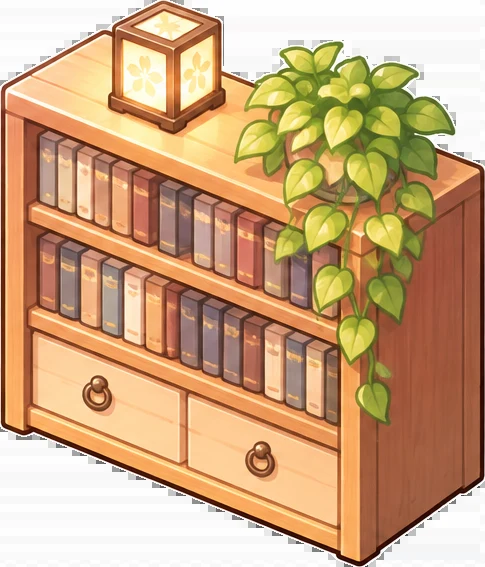
#> input picture tools/room-img/orig/bookshelf.png, 485 x 567 px, found by its file name; its folder holds only this picture in this run
$ python shear.py
#> lines starting #> are read from the running program, lines starting #| are printed output that depends on the picture
#> further down, im is the input picture: shape (567, 485, 4); mean B, G, R, A 127.3, 166.4, 204.2, 198.4
# 絵の家具の角度を、部屋の床の角度（2:1 のひし形）にあわせる
#   絵の「前の面のふち」の傾き sL（右下がり）と「横の面のふち」の傾き sR（右上がり）を測って、
#   たての線はたてのまま、ななめのふちが ±0.5 になるように、絵をずらす（せん断）
#   python3 tools/room-img/shear.py  … tools/room-img/orig の絵から img/room の絵を作りなおす
import cv2, numpy as np, os, json
from PIL import Image
SKIP = {'plant', 'kakejiku', 'window', 'clock'}   # 丸いもの・壁の家具はそのまま
GL, GR = 0.29, -0.65                              # 絵がはっきりしないときの傾き（全体のまんなか）
def meas(im):
    a = im[..., 3]; rgb = im[..., :3].copy(); rgb[a < 128] = 255
#> after `a = im[..., 3]`:
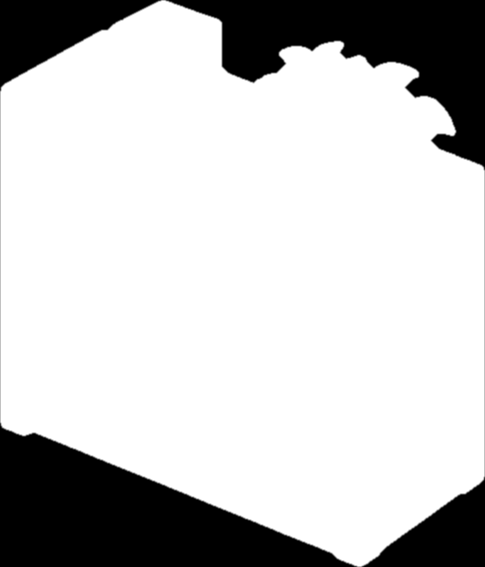
#> a: shape (567, 485); min 0, max 255, mean 198.4
    g = cv2.cvtColor(rgb, cv2.COLOR_BGR2GRAY); e = cv2.Canny(g, 60, 160); H, W = g.shape
#> after `g = cv2.cvtColor(rgb, cv2.COLOR_BGR2GRAY)`:
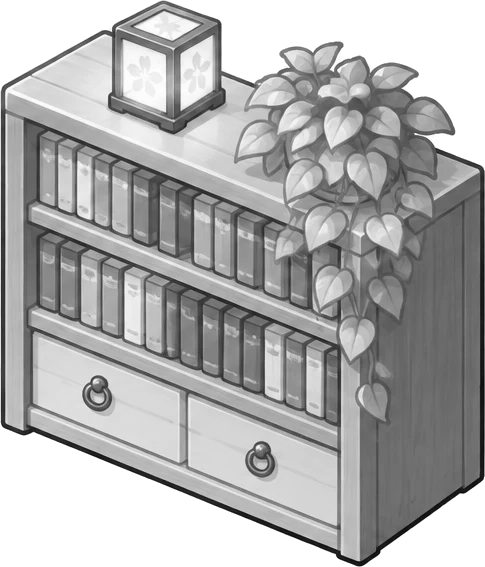
#> g: shape (567, 485); min 5, max 255, mean 175
#> after `e = cv2.Canny(g, 60, 160)`:
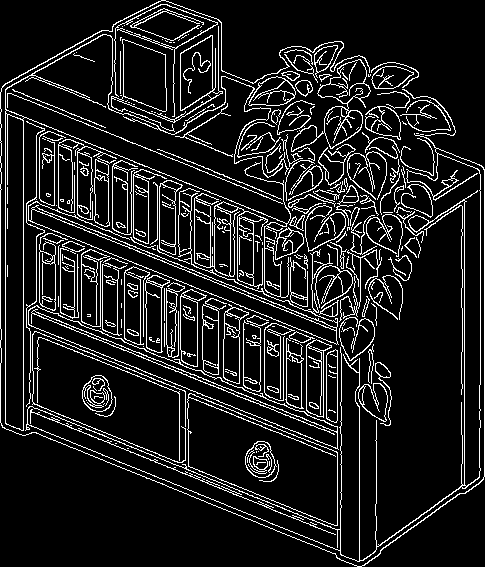
#> e: shape (567, 485); 11.8% white in thin lines or dots
#> after `H, W = g.shape`: H = 567; W = 485
    L = cv2.HoughLinesP(e, 1, np.pi / 360, 30, minLineLength=max(25, W * .12), maxLineGap=4)
#> L = 86 rows, first 6: [0, 328, 0, 184], [464, 493, 464, 199], [23, 309, 321, 429], [484, 476, 484, 169], [337, 549, 337, 426], [5, 428, 5, 83]
    pos, neg = [], []
    for x1, y1, x2, y2 in (L.reshape(-1, 4).tolist() if L is not None else []):
        if x2 == x1: continue
        s = (y2 - y1) / (x2 - x1); ln = np.hypot(x2 - x1, y2 - y1)
        if 0.1 < s < 0.55: pos.append((s, ln))
        elif -1.1 < s < -0.4: neg.append((s, ln))
#> this loop made 86 passes
#> (x1, y1, x2, y2, s, ln) on passes 3, 7, 9, 10, 11, 12, 13, 14, 15, 19, 20, 21: (23, 309, 321, 429, 0.403, 321.3), (23, 322, 290, 430, 0.404, 288), (1, 111, 137, 166, 0.404, 146.7), (52, 213, 343, 330, 0.402, 313.6), (185, 396, 335, 456, 0.4, 161.6), (23, 205, 339, 332, 0.402, 340.6), (23, 408, 340, 536, 0.404, 341.9), (23, 422, 340, 550, 0.404, 341.9), (30, 406, 340, 531, 0.403, 334.3), (32, 432, 336, 555, 0.405, 327.9), (26, 218, 343, 346, 0.404, 341.9), (37, 133, 149, 179, 0.411, 121.1)
#> after the loop, neg = [(-0.533, 104.2), (-0.552, 132.5), (-0.705, 95.44), (-0.718, 104.6)]; pos = 46 pairs, first value 0.328 to 0.423, second value 62.39 to 341.9
    def wmed(v, d):
#> called with d = 0.29
        if len(v) < 8: return d
        v = sorted(v); tot = sum(l for _, l in v); c = 0
#> after `v = sorted(v)`: v has the same summary as pos in meas
#> after `tot = sum((l for _, l in v))`: tot = 7949.6
        for s, l in v:
            c += l
            if c >= tot / 2: return s
#> this loop made 27 passes
#> (s, l, c) on passes 1 to 12: (0.328, 67.36, 67.36), (0.344, 67.68, 135), (0.365, 67.07, 202.1), (0.371, 66.13, 268.2), (0.379, 70.58, 338.8), (0.383, 64.26, 403.1), (0.386, 75.03, 478.1), (0.39, 82.64, 560.7), (0.392, 84.86, 645.6), (0.394, 136.5, 782.1), (0.394, 70.94, 853), (0.394, 147.3, 1000.3)
#> after the loop, c = 4057.9
    return min(.5, max(.2, wmed(pos, GL))), max(-.85, min(-.5, wmed(neg, GR)))
log = {}
for f in sorted(os.listdir('tools/room-img/orig')):
    k = f[:-4]
    if k in SKIP: continue
    im = cv2.imread('tools/room-img/orig/' + f, cv2.IMREAD_UNCHANGED)
    base = k[:-3] if k.endswith('_on') else k
    if base != k and base in log: sL, sR = log[base]   # つく・消える絵は同じずらし方
    else: sL, sR = meas(im)
#> sL = 0.403; sR = -0.65
    log[k] = (sL, sR)
    d = 1 / (sL - sR); c = .5 - d * sL
#> after `d = 1 / (sL - sR)`: d = 0.95
#> after `c = 0.5 - d * sL`: c = 0.117
    H, W = im.shape[:2]
#> H = 567; W = 485
    M = np.float32([[1, 0, 0], [c, d, max(0, -c * W)]])
#> M = [[1, 0, 0], [0.117, 0.95, 0]]
    H2 = int(np.ceil(d * H + abs(c) * W)) + 2
#> H2 = 598
    out = cv2.warpAffine(im, M, (W, H2), flags=cv2.INTER_CUBIC, borderMode=cv2.BORDER_CONSTANT, borderValue=(0, 0, 0, 0))
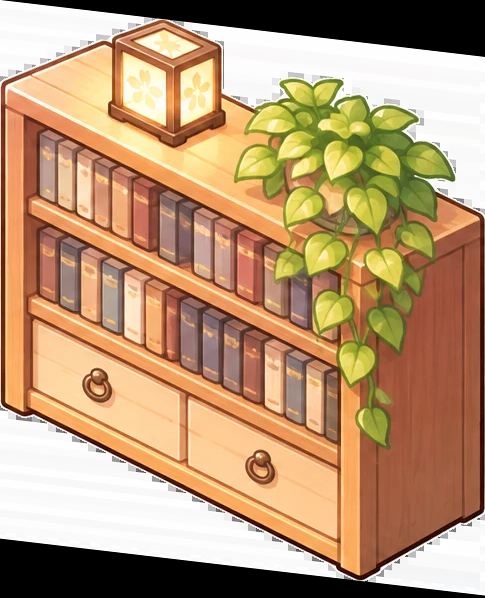
#> out: shape (598, 485, 4); mean B, G, R, A 114.7, 149.9, 183.9, 178.7
    ys, xs = np.nonzero(out[..., 3] > 8); out = out[ys.min():ys.max() + 1, xs.min():xs.max() + 1]
#> after `out = out[ys.min():ys.max() + 1, xs.min():xs.max() + 1]`:
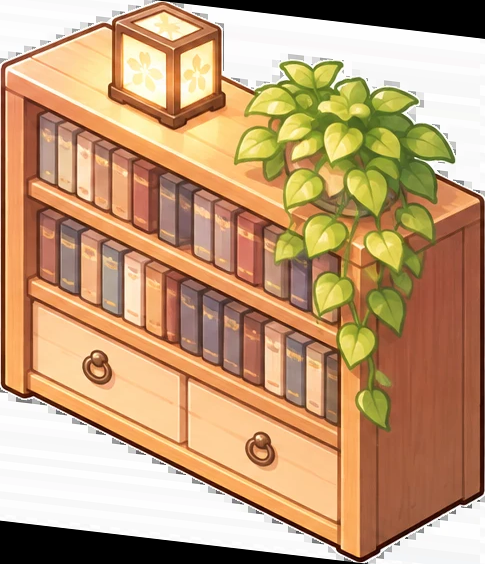
#> out: shape (564, 485, 4); mean B, G, R, A 119.6, 156.9, 193, 189.5
    rgba = cv2.cvtColor(out, cv2.COLOR_BGRA2RGBA)
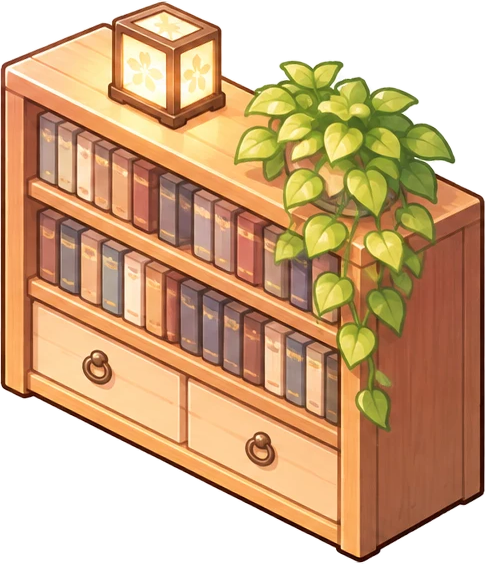
#> rgba: shape (564, 485, 4); mean R, G, B, A 193, 156.9, 119.6, 189.5; transparent parts drawn white
    Image.fromarray(rgba).save(f'img/room/{k}.webp', 'WEBP', quality=88, method=4)
json.dump(log, open('tools/room-img/shear.json', 'w'), indent=0)
print(len(log), 'sheared')
#| 1 sheared

$ run again, on tools/room-img/orig/fuzukue_sho.png
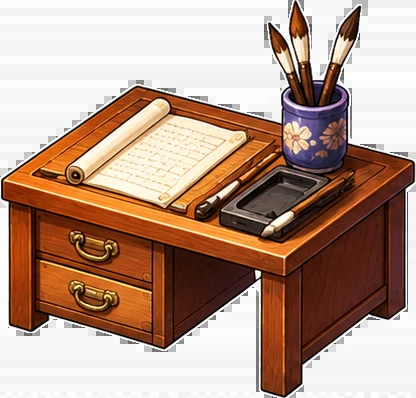
#> input picture tools/room-img/orig/fuzukue_sho.png, 416 x 398 px, found by its file name
#> im is the input picture: shape (398, 416, 4); mean B, G, R, A 138.7, 154.9, 184.3, 140.9
#> in meas, `e = cv2.Canny(g, 60, 160)`:
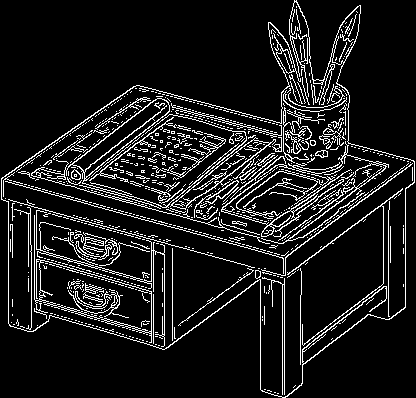
#> e: shape (398, 416); 10.5% white in thin lines or dots
#> L = 65 rows, first 6: [1, 180, 285, 258], [136, 85, 286, 124], [187, 333, 257, 280], [160, 211, 250, 137], [1, 178, 135, 86], [8, 199, 253, 267]
#> the loop in meas, `for x1, y1, x2, y2 in (L.reshape(-1, 4).tolist() if L is not None else..` made 65 passes
#> (x1, y1, x2, y2, s, ln) on passes 1, 2, 3, 4, 5, 6, 10, 11: (1, 180, 285, 258, 0.275, 294.5), (136, 85, 286, 124, 0.26, 155), (187, 333, 257, 280, -0.757, 87.8), (160, 211, 250, 137, -0.822, 116.5), (1, 178, 135, 86, -0.687, 162.5), (8, 199, 253, 267, 0.278, 254.3), (142, 98, 283, 137, 0.277, 146.3), (286, 257, 414, 162, -0.742, 159.4)
#> after the loop in meas, `for x1, y1, x2, y2 in (L.reshape(-1, 4).tolist() if L is not None else..`: neg = 22 items, first 6: (-0.757, 87.8), (-0.822, 116.5), (-0.687, 162.5), (-0.742, 159.4), (-0.66, 63.51), (-0.736, 155.2); pos = 27 pairs, first value 0.222 to 0.321, second value 51.66 to 294.5
#> v has the same summary as pos in meas
#> tot = 3079.2
#> the loop in wmed, `for s, l in v:` made 14 passes
#> (s, l, c) on passes 1 to 8: (0.222, 55.32, 55.32), (0.25, 57.72, 113), (0.26, 51.66, 164.7), (0.26, 155, 319.7), (0.266, 148, 467.7), (0.269, 69.38, 537), (0.269, 53.85, 590.9), (0.27, 65.25, 656.1)
#> after the loop in wmed, `for s, l in v:`: c = 1592.8
#> the loop in wmed, `for s, l in v:` made 11 passes
#> (s, l, c) on passes 1 to 8: (-0.822, 116.5, 116.5), (-0.815, 69.66, 186.2), (-0.803, 78.24, 264.4), (-0.798, 126.7, 391.1), (-0.797, 94.64, 485.7), (-0.791, 109.6, 595.3), (-0.788, 108.2, 703.6), (-0.779, 97.62, 801.2)
#> after the loop in wmed, `for s, l in v:`: c = 1065.8
#> sL = 0.277; sR = -0.762
#> d = 0.963
#> `c = 0.5 - d * sL`: c = 0.234
#> M = [[1, 0, 0], [0.234, 0.963, 0]]
#> H2 = 483
#> `rgba = cv2.cvtColor(out, cv2.COLOR_BGRA2RGBA)`:
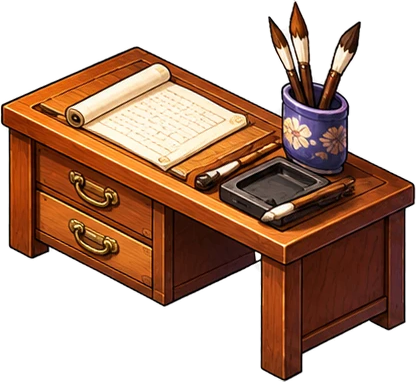
#> rgba: shape (382, 416, 4); mean R, G, B, A 166.3, 136.8, 120.7, 141.4; transparent parts drawn white
#| 1 sheared

$ run again, on tools/room-img/orig/goban_kenba.png
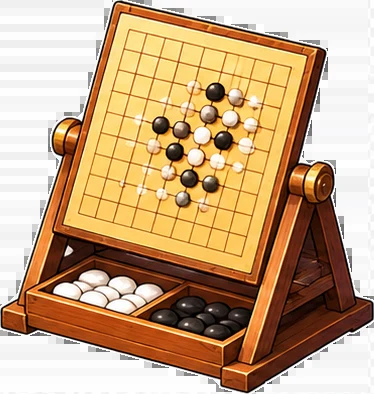
#> input picture tools/room-img/orig/goban_kenba.png, 374 x 394 px, found by its file name
#> im is the input picture: shape (394, 374, 4); mean B, G, R, A 131.3, 167.7, 200.2, 165
#> in meas, `e = cv2.Canny(g, 60, 160)`:
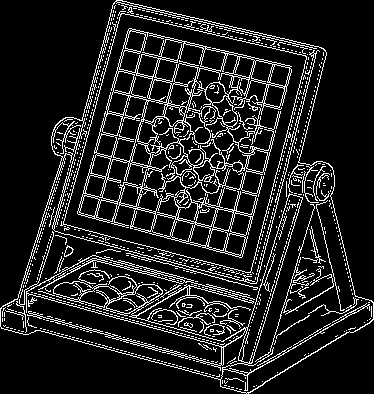
#> e: shape (394, 374); 12.8% white in thin lines or dots
#> L = 95 rows, first 6: [254, 289, 317, 46], [246, 285, 304, 67], [79, 214, 131, 28], [77, 212, 128, 29], [19, 291, 201, 341], [82, 195, 247, 238]
#> the loop in meas, `for x1, y1, x2, y2 in (L.reshape(-1, 4).tolist() if L is not None else..` made 95 passes
#> (x1, y1, x2, y2, s, ln) on passes 1 to 8: (254, 289, 317, 46, -3.86, 251), (246, 285, 304, 67, -3.76, 225.6), (79, 214, 131, 28, -3.58, 193.1), (77, 212, 128, 29, -3.59, 190), (19, 291, 201, 341, 0.275, 188.7), (82, 195, 247, 238, 0.261, 170.5), (168, 280, 257, 304, 0.27, 92.18), (225, 253, 274, 62, -3.9, 197.2)
#> after the loop in meas, `for x1, y1, x2, y2 in (L.reshape(-1, 4).tolist() if L is not None else..`: neg = [(-0.577, 60.03), (-0.596, 103.6), (-0.575, 130.4), (-0.569, 74.79), (-0.587, 53.34)]; pos = 45 pairs, first value 0.224 to 0.288, second value 48.51 to 232.7
#> v has the same summary as pos in meas
#> tot = 5527.9
#> the loop in wmed, `for s, l in v:` made 26 passes
#> (s, l, c) on passes 1 to 8: (0.224, 50.22, 50.22), (0.229, 71.81, 122), (0.229, 192.9, 314.9), (0.231, 150.9, 465.8), (0.232, 185.8, 651.6), (0.234, 144.8, 796.4), (0.235, 69.86, 866.2), (0.235, 69.86, 936.1)
#> after the loop in wmed, `for s, l in v:`: c = 2895.6
#> sL = 0.26; sR = -0.65
#> d = 1.1
#> `c = 0.5 - d * sL`: c = 0.214
#> M = [[1, 0, 0], [0.214, 1.1, 0]]
#> H2 = 516
#> `rgba = cv2.cvtColor(out, cv2.COLOR_BGRA2RGBA)`:
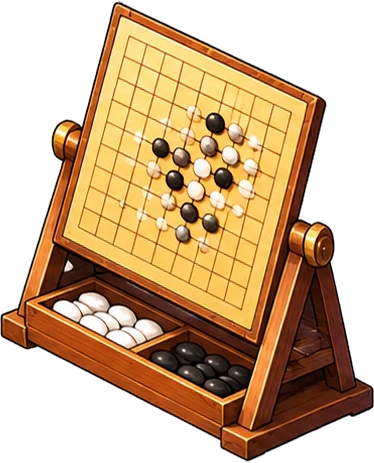
#> rgba: shape (463, 374, 4); mean R, G, B, A 183, 152.7, 118.7, 154.4; transparent parts drawn white
#| 1 sheared

$ run again, on tools/room-img/orig/goishi_dana.png
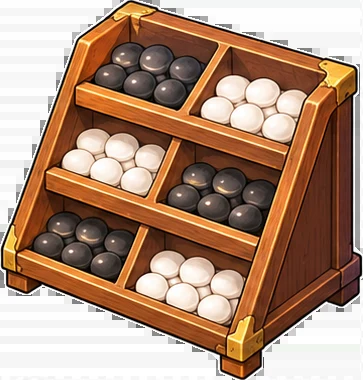
#> input picture tools/room-img/orig/goishi_dana.png, 363 x 380 px, found by its file name
#> im is the input picture: shape (380, 363, 4); mean B, G, R, A 122.3, 143.6, 176.2, 176.1
#> in meas, `e = cv2.Canny(g, 60, 160)`:
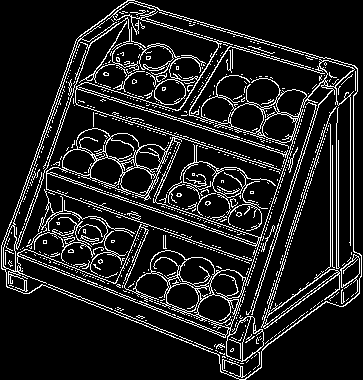
#> e: shape (380, 363); 12.2% white in thin lines or dots
#> L = 67 rows, first 6: [330, 269, 330, 124], [240, 350, 313, 124], [126, 1, 348, 64], [61, 81, 268, 146], [1, 248, 238, 342], [353, 263, 353, 91]
#> the loop in meas, `for x1, y1, x2, y2 in (L.reshape(-1, 4).tolist() if L is not None else..` made 67 passes
#> (x1, y1, x2, y2, s, ln) on passes 2, 3, 4, 5, 7, 9, 10, 11: (240, 350, 313, 124, -3.1, 237.5), (126, 1, 348, 64, 0.284, 230.8), (61, 81, 268, 146, 0.314, 217), (1, 248, 238, 342, 0.397, 255), (46, 188, 249, 260, 0.355, 215.4), (294, 225, 330, 113, -3.11, 117.6), (138, 294, 235, 331, 0.381, 103.8), (226, 344, 306, 95, -3.11, 261.5)
#> after the loop in meas, `for x1, y1, x2, y2 in (L.reshape(-1, 4).tolist() if L is not None else..`: neg = [(-0.758, 114.2), (-0.734, 116.6), (-0.736, 150.2), (-0.735, 103), (-0.724, 71.61), (-0.729, 118.8)]; pos = 30 pairs, first value 0.284 to 0.397, second value 47.13 to 263.1
#> v has the same summary as pos in meas
#> tot = 4313.6
#> the loop in wmed, `for s, l in v:` made 17 passes
#> (s, l, c) on passes 1 to 8: (0.284, 230.8, 230.8), (0.293, 78.16, 308.9), (0.295, 173.1, 482), (0.306, 88.89, 570.9), (0.306, 177.8, 748.7), (0.311, 47.13, 795.8), (0.314, 217, 1012.8), (0.315, 226.5, 1239.2)
#> after the loop in wmed, `for s, l in v:`: c = 2391.6
#> sL = 0.353; sR = -0.65
#> d = 0.997
#> `c = 0.5 - d * sL`: c = 0.148
#> M = [[1, 0, 0], [0.148, 0.997, 0]]
#> H2 = 435
#> `rgba = cv2.cvtColor(out, cv2.COLOR_BGRA2RGBA)`:
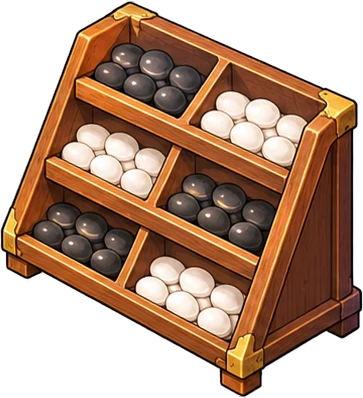
#> rgba: shape (398, 363, 4); mean R, G, B, A 164.2, 133.2, 113, 167.7; transparent parts drawn white
#| 1 sheared
